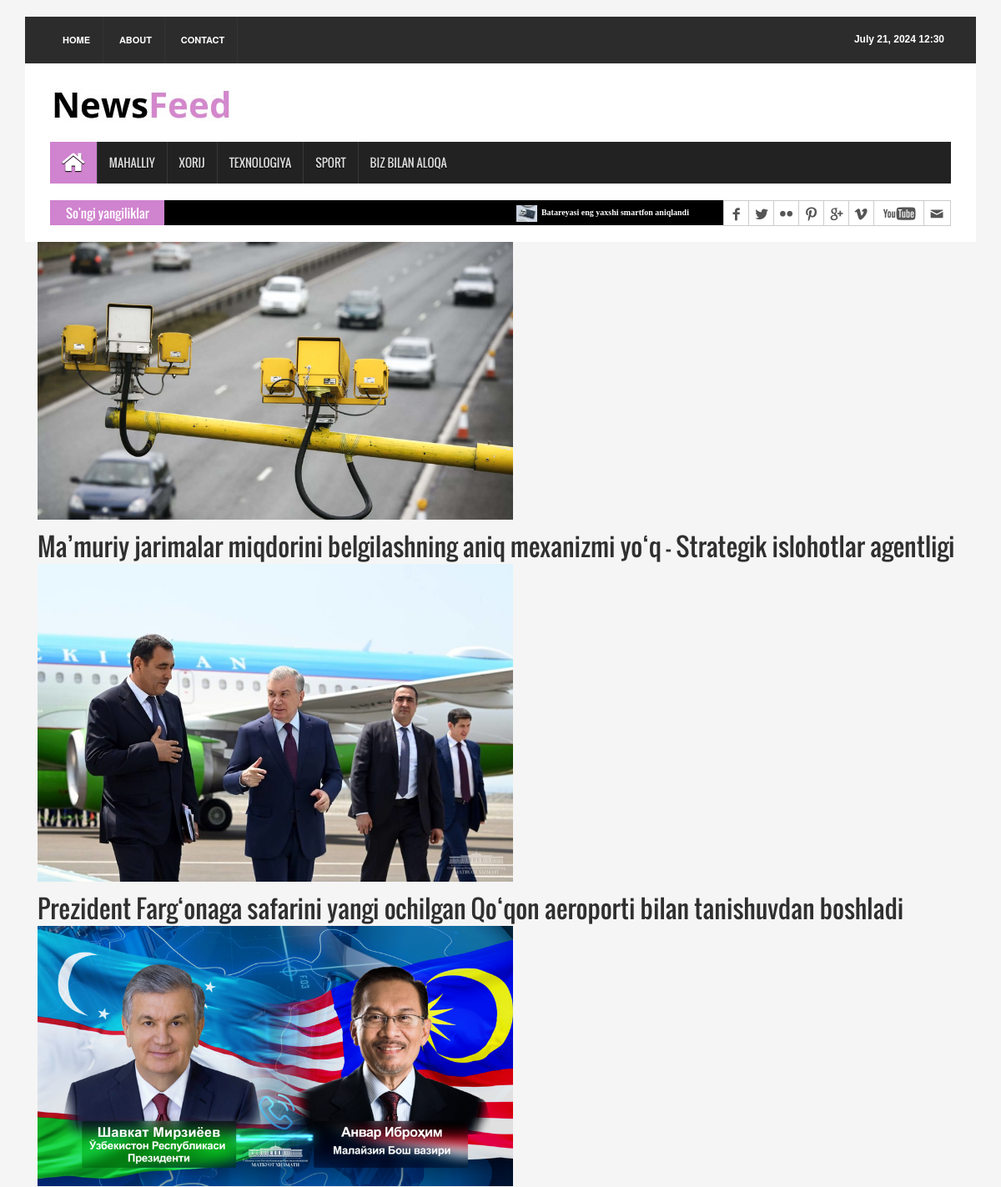
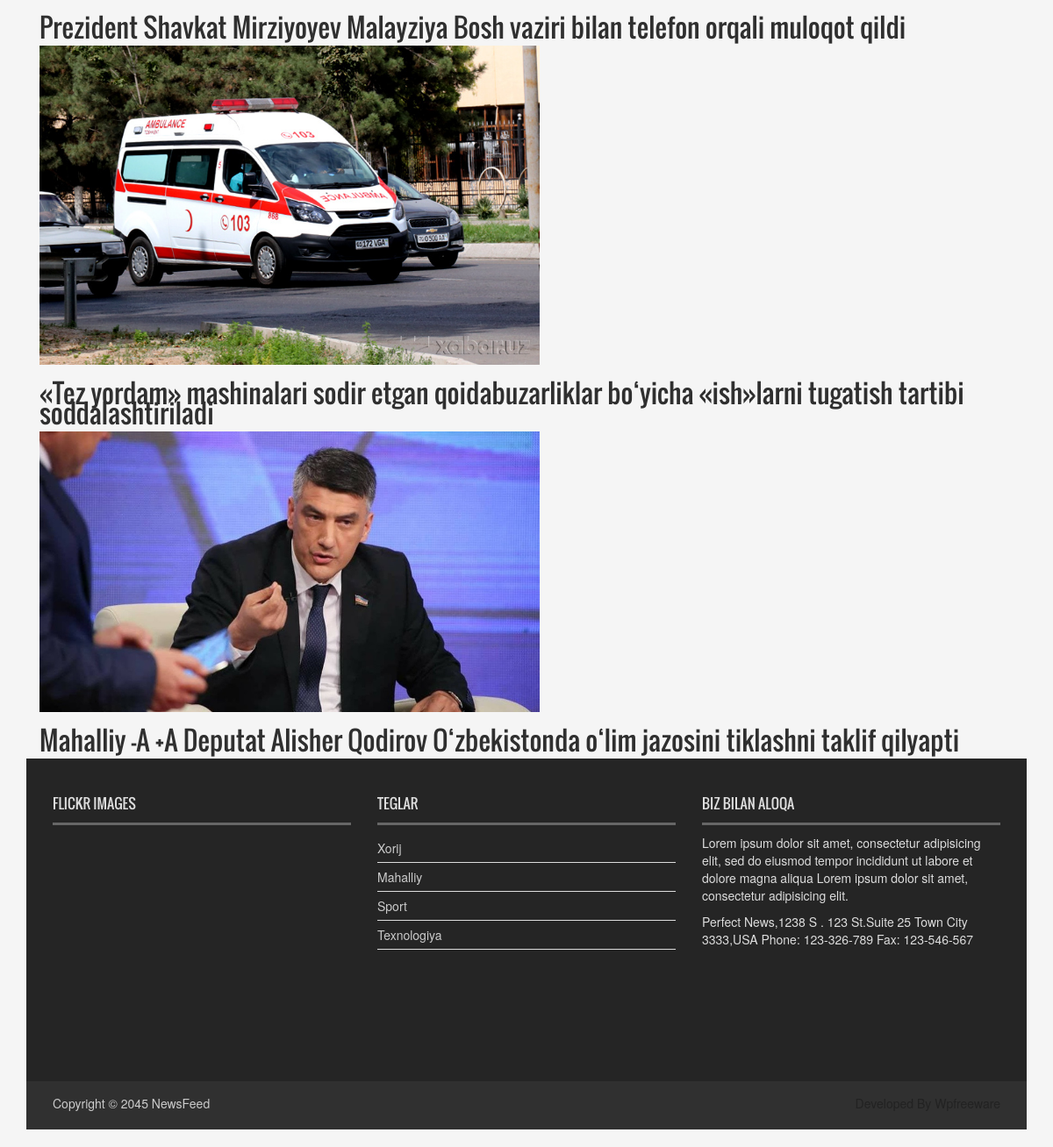
The app's page /local/ with its own data (2 pictures, top to bottom).
### news_app/models.py (models this page shows, shortened)
class News(models.Model):
    class Status(models.TextChoices):
        Draft = 'DF', 'Draft'
        Published = 'PB', 'Published'
    title = models.CharField(max_length=250)
    slug = models.SlugField(max_length=250)
    body = models.TextField()
    image = models.ImageField(upload_to='news/images')
    category = models.ForeignKey(Categories, on_delete=models.CASCADE)
    published_time = models.DateTimeField(default=timezone.now)
    created_time = models.DateTimeField(auto_now_add=True)
    updated_time = models.DateTimeField(auto_now=True)
    status = models.CharField(
        max_length=2,
        choices=Status.choices,
        default=Status.Draft
    )
    objects = models.Manager()
    published = PublishedManager()
    class Meta:
        verbose_name = 'New'
        verbose_name_plural = 'News'
        ordering = ['-published_time']
    def get_absolute_url(self):
        return reverse('news_detail_page', args=[self.slug])

class Categories(models.Model):
    name = models.CharField(max_length=150)
    class Meta:
        verbose_name = 'Category'
        verbose_name_plural = 'Categories'
        ordering = ['-id']

### news_app/views.py (the view)
# urls.py: path('local/', LocalNewsView.as_view(), name='local_news_page'),
class LocalNewsView(ListView):
    model = News
    template_name = 'news/mahalliy.html'
    context_object_name = 'mahalliy_yangiliklar'
    def get_queryset(self):
        news = self.model.published.all().filter(category__name="Mahalliy")
        return news

### news_app/context_processor.py (called while the page is built)
def latest_news(request):
    latest_news = News.published.all().order_by('-published_time')[:10]
    categories = Categories.objects.all()
    context = {
        'latest_news': latest_news,
        'categories': categories
    }
    return context

### news_app/models.py (called while the page is built)
    def get_queryset(self):
        return super().get_queryset().filter(status=News.Status.Published)

### templates/news/mahalliy.html (shortened to what this page needs)
{% extends 'news/base.html' %}
{% load static %}
{% block content %}
  {% for news in mahalliy_yangiliklar %}
    <div class="container">
      <div class="row">
        <div class="col-md-12 news-item">
          <a href="{{ news.get_absolute_url }}">
            <img src="{{ news.image.url }}" alt="{{ news.title }}" style="width:50%;">
            <h2>{{ news.title }}</h2>
          </a>
        </div>
      </div>
    </div>
  {% endfor %}
{% endblock content %}

### templates/news/base.html (shortened to what this page needs)
{% load static %}
<!DOCTYPE html>
<body>
<head>
<link rel="stylesheet" type="text/css" href="{% static 'assets/css/bootstrap.min.css' %}">
<link rel="stylesheet" type="text/css" href="{% static 'assets/css/font-awesome.min.css' %}">
<link rel="stylesheet" type="text/css" href="{% static 'assets/css/animate.css' %}">
<link rel="stylesheet" type="text/css" href="{% static 'assets/css/font.css' %}">
<link rel="stylesheet" type="text/css" href="{% static 'assets/css/li-scroller.css' %}">
<link rel="stylesheet" type="text/css" href="{% static 'assets/css/slick.css' %}">
<link rel="stylesheet" type="text/css" href="{% static 'assets/css/jquery.fancybox.css' %}">
<link rel="stylesheet" type="text/css" href="{% static 'assets/css/theme.css' %}">
<link rel="stylesheet" type="text/css" href="{% static 'assets/css/style.css' %}">
</head>
<div>
<div class="container">
  <header id="header">
    <div class="row">
      <div class="col-lg-12 col-md-12 col-sm-12">
        <div class="header_top">
          <div class="header_top_left">
            <ul class="top_nav">
              <li><a href="{% url 'home_page' %}">Home</a></li>
              <li><a href="#">About</a></li>
              <li><a href="{% url 'contact_page' %}">Contact</a></li>
            </ul>
          </div>
          <div class="header_top_right">
            <p>{% now "F j, Y H:i" %}</p>
          </div>
        </div>
      </div>
      <div class="col-lg-12 col-md-12 col-sm-12">
        <div class="header_bottom">
          <div class="logo_area"><a href="{% url 'home_page' %}" class="logo"><img src="{% static 'images/logo.jpg' %}" alt=""></a></div>
        </div>
      </div>
    </div>
  </header>
  <section id="navArea">
    <nav class="navbar navbar-inverse" role="navigation">
      <div id="navbar" class="navbar-collapse collapse">
        <ul class="nav navbar-nav main_nav">
          <li class="active"><a href="{% url 'home_page' %}"><span class="fa fa-home desktop-home"></span><span class="mobile-show">Home</span></a></li>
          <li><a href="{% url 'local_news_page' %}">Mahalliy</a></li>
          <li><a href="{% url 'foreign_news_page' %}">Xorij</a></li>
          <li><a href="{% url 'technology_news_page' %}">Texnologiya</a></li>
          <li><a href="{% url 'sport_news_page' %}">Sport</a></li>
          <li><a href="{% url 'contact_page' %}">Biz bilan aloqa</a></li>
        </ul>
      </div>
    </nav>
  </section>
  <section id="newsSection">
    <div class="row">
      <div class="col-lg-12 col-md-12">
        <div class="latest_newsarea"> <span>So'ngi yangiliklar</span>
          <ul id="ticker01" class="news_sticker">
            {% for news in latest_news %}
            <li><a href="#"><img src="{{ news.image.url }}" alt="">{{  news.title }}</a></li>
            {% endfor %}
          </ul>
          <div class="social_area">
            <ul class="social_nav">
              <li class="facebook"><a href="#"></a></li>
              <li class="twitter"><a href="#"></a></li>
              <li class="flickr"><a href="#"></a></li>
              <li class="pinterest"><a href="#"></a></li>
              <li class="googleplus"><a href="#"></a></li>
              <li class="vimeo"><a href="#"></a></li>
              <li class="youtube"><a href="#"></a></li>
              <li class="mail"><a href="#"></a></li>
            </ul>
          </div>
        </div>
      </div>
    </div>
  </section>
  {% block content %}
  {% endblock content %}
  <footer id="footer">
    <div class="footer_top">
      <div class="row">
        <div class="col-lg-4 col-md-4 col-sm-4">
          <div class="footer_widget wow fadeInLeftBig">
            <h2>Flickr Images</h2>
          </div>
        </div>
        <div class="col-lg-4 col-md-4 col-sm-4">
          <div class="footer_widget wow fadeInDown">
            <h2>Teglar</h2>
            <ul class="tag_nav">
              {% for category in categories %}
              <li><a href="#">{{ category.name }}</a></li>
              {% endfor %}
            </ul>
          </div>
        </div>
        <div class="col-lg-4 col-md-4 col-sm-4">
          <div class="footer_widget wow fadeInRightBig">
            <h2>Biz bilan aloqa</h2>
            <p>Lorem ipsum dolor sit amet, consectetur adipisicing elit, sed do eiusmod tempor incididunt ut labore et dolore magna aliqua Lorem ipsum dolor sit amet, consectetur adipisicing elit.</p>
            <address>
            Perfect News,1238 S . 123 St.Suite 25 Town City 3333,USA Phone: 123-326-789 Fax: 123-546-567
            </address>
          </div>
        </div>
      </div>
    </div>
    <div class="footer_bottom">
      <p class="copyright">Copyright &copy; 2045 <a href="index.html">NewsFeed</a></p>
      <p class="developer">Developed By Wpfreeware</p>
    </div>
  </footer>
</div>
</body>

### static/assets/css/li-scroller.css (style rules this page uses)
ul.newsticker { position:relative; left:750px; font:bold 10px Verdana; list-style-type:none; margin:0; padding:0 }
ul.newsticker li { float:left; margin:0; padding:0 }
ul.newsticker a { white-space:nowrap; padding:0; color:#fff; margin:0 50px 0 0 }
ul.newsticker a > img { height:20px; margin-right:5px; width:25px }

### static/assets/css/theme.css (style rules this page uses)
.navbar-inverse .navbar-nav > .active > a, .navbar-inverse .navbar-nav > .active > a:hover, .navbar-inverse .navbar-nav > .active > a:focus { background-color:#d083cf }
.latest_newsarea span { background:none repeat scroll 0 0 #d083cf }

### records on screen
News: image (picture), title "Batareyasi eng yaxshi smartfon aniqlandi"
News: image (picture), title "Ma’muriy jarimalar miqdorini belgilashning aniq mexanizmi yo‘q – Strategik islohotlar agentligi"
News: image (picture), title "Prezident Farg‘onaga safarini yangi ochilgan Qo‘qon aeroporti bilan tanishuvdan boshladi"
News: image (picture), title "Prezident Shavkat Mirziyoyev Malayziya Bosh vaziri bilan telefon orqali muloqot qildi"
News: image (picture), title "«Tez yordam» mashinalari sodir etgan qoidabuzarliklar bo‘yicha «ish»larni tugatish tartibi soddalashtiriladi"
News: image (picture), title "Mahalliy -A +A Deputat Alisher Qodirov O‘zbekistonda o‘lim jazosini tiklashni taklif qilyapti"
Categories: name "Xorij"
Categories: name "Mahalliy"
Categories: name "Sport"
Categories: name "Texnologiya"
